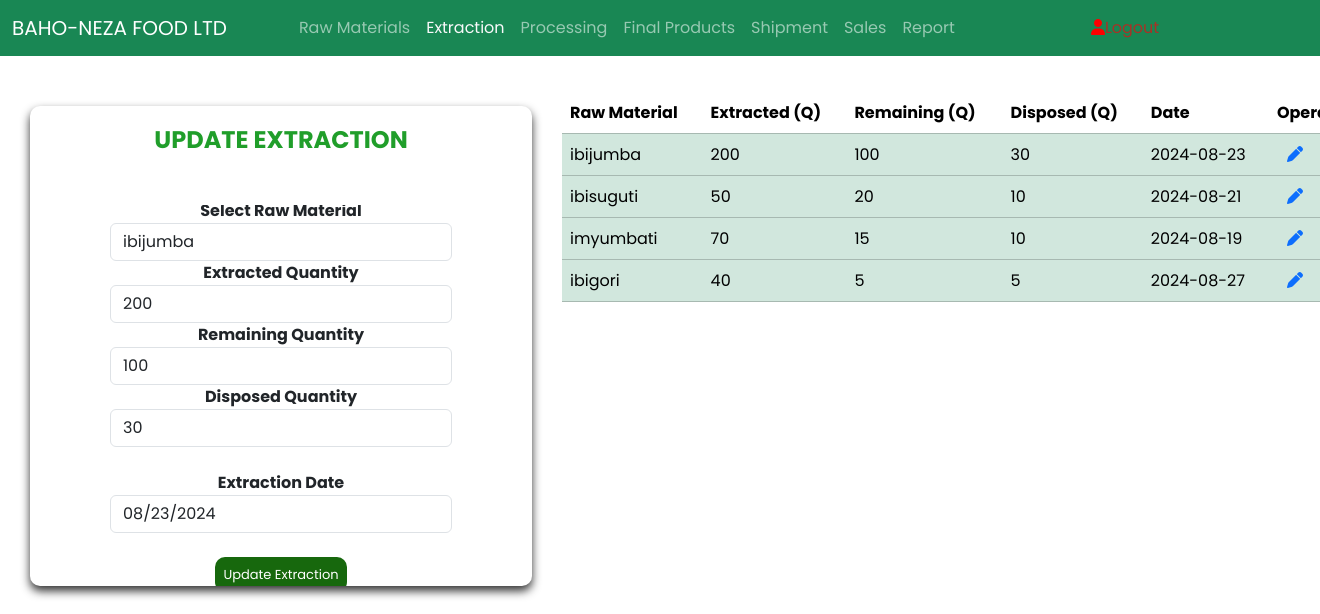
/extraction.php?edit_id=15 (signed in), run on the app's committed database.
### tables this page shows
CREATE TABLE `extraction` (
  `ext_id` int(11) NOT NULL,
  `raw_id` int(11) NOT NULL,
  `extracted_quantity` int(11) NOT NULL,
  `remaining_quantity` int(11) NOT NULL,
  `disposed_quantity` int(11) NOT NULL,
  `date` date NOT NULL
);

CREATE TABLE `raw_material` (
  `raw_id` int(11) NOT NULL,
  `name` varchar(100) NOT NULL,
  `imported_quantity` int(11) NOT NULL,
  `unit_price` double NOT NULL,
  `total_price` double NOT NULL,
  `import_date` date NOT NULL
);

### extraction.php (the view, shortened to what this page needs)
<?php
include 'config.php';
$mssg = "";
$update_data = null;
if (isset($_GET['edit_id'])) {
    $edit_id = $_GET['edit_id'];
    $result = $db->query("SELECT * FROM extraction WHERE ext_id=$edit_id");
    $update_data = $result->fetch_assoc();
}
$raw_materials = $db->query("SELECT * FROM raw_material");
?>
<html lang="en">
<head>
    <link rel="stylesheet" href="bootstrap.min.css">
    <link rel="stylesheet" href="style.css">
    <link rel="stylesheet" href="Font-Awesome-6.x/css/all.min.css">
</head>
<body>
    <nav class="navbar navbar-expand-sm navbar-dark bg-success">
        <div class="container-fluid">
            <a class="navbar-brand" href="dashboard.php">BAHO-NEZA FOOD LTD</a>
            <div class="collapse navbar-collapse mx-5" id="mynavbar">
                <ul class="navbar-nav me-auto">
                    <li class="nav-item"><a class="nav-link" href="raw_material.php">Raw Materials</a></li>
                    <li class="nav-item"><a class="nav-link text-light" href="extraction.php">Extraction</a></li>
                    <li class="nav-item"><a class="nav-link" href="milled.php">Processing</a></li>
                    <li class="nav-item"><a class="nav-link" href="final_product.php">Final Products</a></li>
                    <li class="nav-item"><a class="nav-link" href="shipment.php">Shipment</a></li>
                    <li class="nav-item"><a class="nav-link" href="sales.php">Sales</a></li>
                    <li class="nav-item"><a class="nav-link" href="report.php">Report</a></li>
                    <li class="nav-item"><a class="nav-link" href="logout.php" style="color:rgba(211, 25, 25, 0.765);"><i class="fas fa-user" style="margin-left:120px;color:red;"></i>Logout</a></li>
                </ul>
            </div>
        </div>
    </nav>
    <div class="form-table">
        <div class="add-form">
            <h4 class="form-head"><?php echo isset($update_data) ? 'UPDATE EXTRACTION' : 'ADD EXTRACTION'; ?></h4><br>
            <p class="success-mssg"><?php echo $mssg; ?></p>
            <form action="" method="post" class="record-form">
                <label for="raw_id" class="labels">Select Raw Material</label>
                <select name="raw_id" class="form-control" required>
                    <?php while ($raw = $raw_materials->fetch_assoc()) { ?>
                        <option value="<?php echo $raw['raw_id']; ?>" <?php if (isset($update_data) && $update_data['raw_id'] == $raw['raw_id']) echo 'selected'; ?>>
                            <?php echo $raw['name']; ?>
                        </option>
                    <?php } ?>
                </select>
                <label for="extracted_quantity" class="labels">Extracted Quantity</label>
                <input type="number" id="extracted_quantity" name="extracted_quantity" value="<?php echo $update_data['extracted_quantity'] ?? ''; ?>" placeholder="Enter extracted quantity..." class="form-control" required oninput="updateDisposedQuantity()">
                <label for="remaining_quantity" class="labels">Remaining Quantity</label>
                <input type="number" id="remaining_quantity" name="remaining_quantity" value="<?php echo $update_data['remaining_quantity'] ?? ''; ?>" placeholder="Enter remaining quantity..." class="form-control" required oninput="updateDisposedQuantity()">
                <label for="disposed_quantity" class="labels">Disposed Quantity</label>
                <input type="number" id="disposed_quantity" name="disposed_quantity" value="<?php echo $update_data['disposed_quantity'] ?? ''; ?>" placeholder="Disposed quantity..." class="form-control" readonly><br>
                <label for="date" class="labels">Extraction Date</label>
                <input type="date" name="date" value="<?php echo isset($update_data) ? $update_data['date'] : date('Y-m-d'); ?>" class="form-control" readonly><br>
                <input type="submit" class="add-product-btn" value="<?php echo isset($update_data) ? 'Update Extraction' : 'Add Extraction'; ?>">
            </form>
        </div>
        <div class="table-data">
            <div class="table-responsive table-container mt-3">
                <table class="table table-success table-hover">
                    <thead>
                        <tr>
                            <th>Raw Material</th>
                            <th>Extracted (Q)</th>
                            <th>Remaining (Q)</th>
                            <th>Disposed (Q)</th>
                            <th>Date</th>
                            <th colspan="2">Operations</th>
                        </tr>
                    </thead>
                    <tbody>
                        <?php
                        $qry = $db->query("SELECT extraction.*, raw_material.name FROM extraction JOIN raw_material ON extraction.raw_id = raw_material.raw_id");
                        while ($row = $qry->fetch_assoc()) { ?>
                            <tr>
                                <td><?php echo $row['name']; ?></td>
                                <td><?php echo $row['extracted_quantity']; ?></td>
                                <td><?php echo $row['remaining_quantity']; ?></td>
                                <td><?php echo $row['disposed_quantity']; ?></td>
                                <td><?php echo $row['date']; ?></td>
                                <td>
                                    <a href="?edit_id=<?php echo $row['ext_id']; ?>" style="margin-left:10px;"><i class="fas fa-pen"></i></a>
                                </td>
                            </tr>
                        <?php }
                        ?>
                    </tbody>
                </table>
            </div>
        </div>
    </div>
</body>
</html>

### style.css (style rules this page uses)
* { margin: 0; padding: 0; box-sizing: border-box; }
body, input { font-family: "Poppins", sans-serif; }
form { display: flex; align-items: center; justify-content: center; flex-direction: column; padding: 0rem 5rem; transition: all 0.2s 0.7s; overflow: hidden; grid-column: 1 / 2; grid-row: 1 / 2; }
.form-table { width: 100%; height: 90.5vh; display: flex; }
.add-product-btn { border: none; padding: 8px; border-radius: 10px; background-color: #17680d; color: #fff; font-size: small; }
.add-form { height: 450px; text-align: center; display: flex; flex-direction: column; margin-top: 50px; margin-left: 30px; padding-top: 20px; border-radius: 10px; box-shadow: 0 5px 10px #333; }
input::placeholder { font-size: 12px; }
.labels { font-weight: bold; }
.form-head { color: #209e2a; font-weight: bold; }
.table-data { width: 750px; height: 500px; margin-top: 20; border-radius: 10px; }
.table { width: 100%; }
.success-mssg { border: 2px solid black; width: 150px; text-align: center; padding: 1px; margin-left: 120px; border-radius: 8px; color: rgba(69, 230, 117, 0.922); border: none; }

### extraction.php (style rules this page uses)
.table-container { max-height: 400px; overflow-y: auto; position: relative; margin-left:30px; width: 830px; }
.table-container table { width: 100%; border-collapse: collapse; }
.table-container thead th { position: sticky; top: 0; background: #fff; z-index: 10; }
.add-form { height: 480px; }

### data on the page
extraction: raw_id "ibijumba", extracted_quantity "200", remaining_quantity "100", disposed_quantity "30", date "08/23/2024", raw.name "ibijumba", date "2024-08-23"
extraction: raw.name "ibisuguti", extracted_quantity "50", remaining_quantity "20", disposed_quantity "10", date "2024-08-21"
extraction: raw.name "imyumbati", extracted_quantity "70", remaining_quantity "15", disposed_quantity "10", date "2024-08-19"
extraction: raw.name "ibigori", extracted_quantity "40", remaining_quantity "5", disposed_quantity "5", date "2024-08-27"
